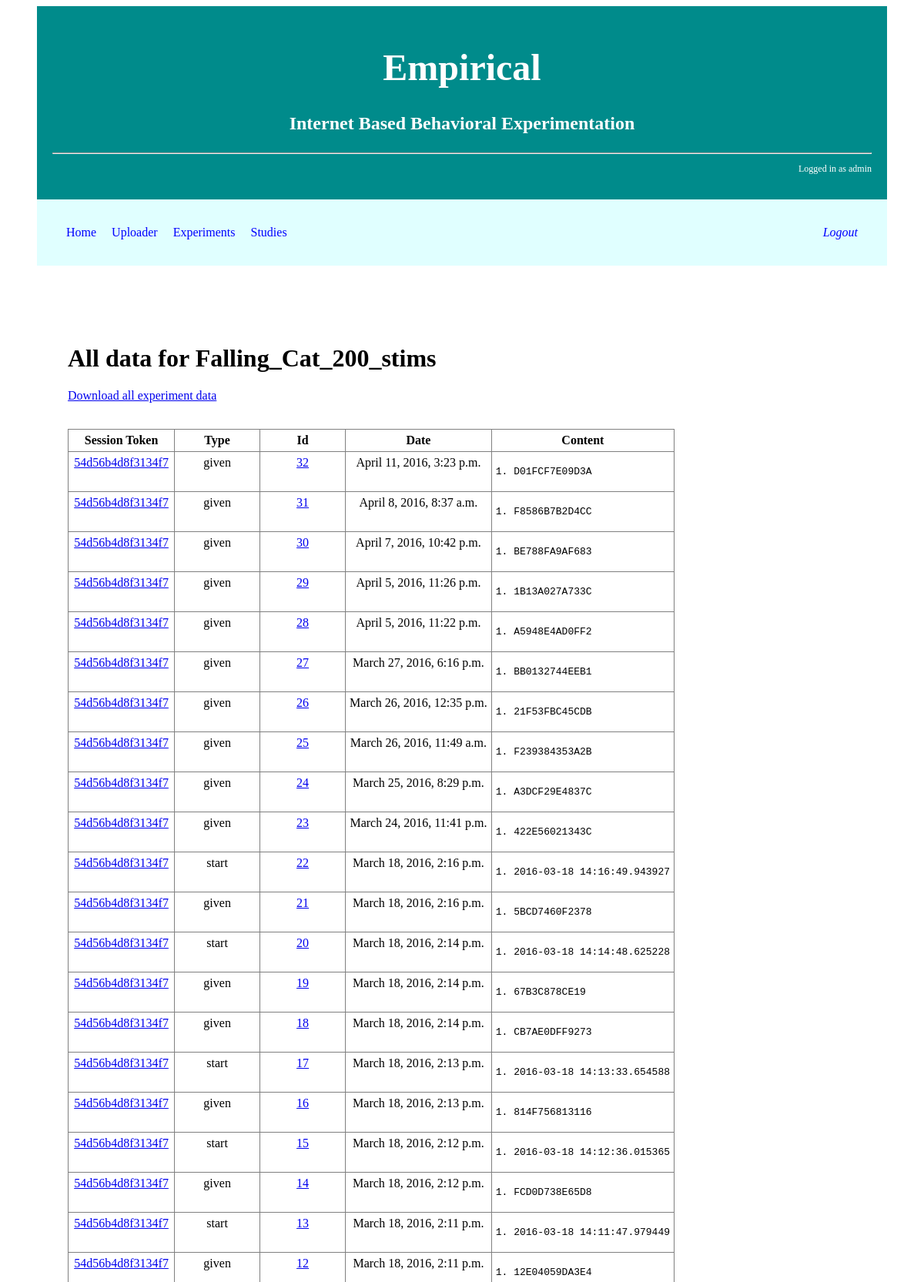
/exp/data/54d56b4d8f3134f7/exp (signed in, upper part), run on the app's committed database.
### exp/models.py (models this page shows, shortened)
class Session(models.Model):
    sessionToken=models.CharField(max_length=100)
    name=models.CharField(max_length=100)
    expName=models.CharField(max_length=100)
    configFile=models.TextField()
    creationDate=models.DateTimeField(auto_now_add=True)
    objects=SessionManager()

class Report(models.Model):
    sessionToken=models.CharField(max_length=100)
    sessionKey=models.ForeignKey('Session')
    eventType=models.CharField(max_length=100)
    uploadDate=models.DateTimeField(auto_now_add=True)
    dataLog=models.TextField()

### exp/views.py (the view)
# urls.py: url(r'^data/(?P<sessionToken>[0-9a-z]+)/exp$', views.exp_data, name='display_exp_data'),
@login_required
def exp_data(request, sessionToken):
    try:
        s = Session.objects.get(sessionToken=sessionToken)
    except:
        return render(request, 'session_not_found_error.html', {'token': sessionToken})
    e = Experiment_desc(s.expName,False)
    reports=e.find_data()
    return render(request, 'display_exp_data.html', {'sessionToken': sessionToken, 'expName': e.name, 'reports': reports})

### exp/views.py (called while the page is built)
def data_summary(log,length,separator=''):
    lines=log.split('\n')
    count=0
    summary=''
    for i in lines:
        if count<length:
            summary=summary+('%d. ' % (count+1))+i+'\n'
        count=count+1
        if i[:len(separator)]==separator:
            summary=summary+separator+'\n'
            count=0
    return summary

    def find_data(self):
        session_list=Session.objects.all().filter(expName=self.name)
        reports=[]
        for s in session_list:
            report_list=Report.objects.all().filter(sessionToken=s.sessionToken).order_by('-uploadDate')
            if report_list.exists():
                for r in report_list:
                    reports.append((s.sessionToken,r.eventType,r.pk,r.uploadDate,data_summary(r.dataLog,10,'###')))
        return reports

### exp/templates/display_exp_data.html (shortened to what this page needs)
{% extends "base_report.html" %}
{% block content %}
    <h1>All data for {{ expName }}</h1>
    <p><a href="{%  url 'download' sessionToken %}">Download all experiment data</a></p>
    <table>
    <tr><th>Session Token</th><th>Type</th><th>Id</th><th>Date</th><th>Content</th></tr>
    {% for r in reports %}
        <tr>
        <td valign="top" align="center"><a href="{% url 'display_data' r.0 %}">{{ r.0 }}</a></td>
        <td valign="top" align="center">{{ r.1 }}</td>
        <td valign="top" align="center"><a href="{% url 'display_data' r.0 r.2 %}">{{ r.2 }}</a></td>
        <td valign="top" align="center">{{ r.3 }}</td>
        <td><pre>{{ r.4 }}</pre></td>
        </tr>
    {% endfor %}
    </table>
{% endblock %}

### exp/templates/base_report.html (shortened to what this page needs)
<!DOCTYPE html>
<html lang="en">
<head>
    {% load staticfiles %}
    <link type="text/css" rel="stylesheet" href="{% static 'empirical.css' %}"/>
</head>
<body>
<div id="header">
    {% block header %}
        <h1 align="center"><b>Empirical</b></h1>
        <p align="center"><b>Internet Based Behavioral Experimentation</b></p>
        <hr>
        <div style="font-size:50%">
            <p align="right">Logged in as {{ user }}</p>
        </div>
    {%  endblock %}
</div>
<div id="nav">
    <ul>
    <li><a href="{% url 'home' %}">Home</a></li>
    <li><a href="{% url 'uploader_index' %}">Uploader</a></li>
    <li><a href="{% url 'exp_index' %}">Experiments</a></li>
    <li><a href="{% url 'study_index' %}">Studies</a></li>
    <li style="float:right"><em><a href="{% url 'auth_logout' %}">Logout</a></em><li/>
    </ul>
</div>
<div id="content">
    {%  block content %}
    {%  endblock %}
</div>
</body>
</html>

### static/empirical.css (style rules this page uses)
#header { background-color: darkblue; color: white; font-size: 150%; padding: 20px; margin: 0px 40px 0px 40px; }
#content { padding: 40px 40px; margin: 40px 40px; font-size: 100%; }
#nav { background-color: lightcyan; padding: 10px; margin: 0px 40px 0px 40px; float: top; }
#nav ul { height: auto; padding: 8px 20px; }
#nav li { display: inline; }
#nav a { text-decoration: none; color: #00F; padding: 8px 8px 8px 8px; }
table { max-width: 100%; table-layout: fixed; word-wrap: break-word; border: 1px solid gray; border-collapse: collapse; }
th, td { padding: 5px; border: 1px solid gray; border-collapse: collapse; min-width: 100px; }
pre { white-space: pre-wrap; word-wrap: break-word; }

### exp/templates/base_report.html (style rules this page uses)
#header { background-color: darkcyan; }

### data on the page
Session: expName "Falling_Cat_200_stims", sessionToken "54d56b4d8f3134f7" "54d56b4d8f3134f7" "54d56b4d8f3134f7" "54d56b4d8f3134f7" "54d56b4d8f3134f7" "54d56b4d8f3134f7" "54d56b4d8f3134f7" "54d56b4d8f3134f7" "54d56b4d8f3134f7" "54d56b4d8f3134f7" "54d56b4d8f3134f7" "54d56b4d8f3134f7" "54d56b4d8f3134f7" "54d56b4d8f3134f7" "54d56b4d8f3134f7" "54d56b4d8f3134f7" "54d56b4d8f3134f7" "54d56b4d8f3134f7" "54d56b4d8f3134f7" "54d56b4d8f3134f7" "54d56b4d8f3134f7"
Report: eventType "given", uploadDate "April 11, 2016, 3:23 p.m."
Report: eventType "given", uploadDate "April 8, 2016, 8:37 a.m."
Report: eventType "given", uploadDate "April 7, 2016, 10:42 p.m."
Report: eventType "given", uploadDate "April 5, 2016, 11:26 p.m."
Report: eventType "given", uploadDate "April 5, 2016, 11:22 p.m."
Report: eventType "given", uploadDate "March 27, 2016, 6:16 p.m."
Report: eventType "given", uploadDate "March 26, 2016, 12:35 p.m."
Report: eventType "given", uploadDate "March 26, 2016, 11:49 a.m."
Report: eventType "given", uploadDate "March 25, 2016, 8:29 p.m."
Report: eventType "given", uploadDate "March 24, 2016, 11:41 p.m."
Report: eventType "start", uploadDate "March 18, 2016, 2:16 p.m."
Report: eventType "given", uploadDate "March 18, 2016, 2:16 p.m."
Report: eventType "start", uploadDate "March 18, 2016, 2:14 p.m."
Report: eventType "given", uploadDate "March 18, 2016, 2:14 p.m."
Report: eventType "given", uploadDate "March 18, 2016, 2:14 p.m."
Report: eventType "start", uploadDate "March 18, 2016, 2:13 p.m."
Report: eventType "given", uploadDate "March 18, 2016, 2:13 p.m."
Report: eventType "start", uploadDate "March 18, 2016, 2:12 p.m."
Report: eventType "given", uploadDate "March 18, 2016, 2:12 p.m."
Report: eventType "start", uploadDate "March 18, 2016, 2:11 p.m."
Report: eventType "given", uploadDate "March 18, 2016, 2:11 p.m."

### other printed values
{{ user }} "admin"
{{ r.2 }} "32" "31" "30" "29" "28" "27" "26" "25" "24" "23" "22" "21" "20" "19" "18" "17" "16" "15" "14" "13" "12"
{{ r.4 }} "1. D01FCF7E09D3A" "1. F8586B7B2D4CC" "1. BE788FA9AF683" "1. 1B13A027A733C" "1. A5948E4AD0FF2" "1. BB0132744EEB1" "1. 21F53FBC45CDB" "1. F239384353A2B" "1. A3DCF29E4837C" "1. 422E56021343C" "1. 2016-03-18 14:16:49.943927" "1. 5BCD7460F2378" "1. 2016-03-18 14:14:48.625228" "1. 67B3C878CE19" "1. CB7AE0DFF9273" "1. 2016-03-18 14:13:33.654588" "1. 814F756813116" "1. 2016-03-18 14:12:36.015365" "1. FCD0D738E65D8" "1. 2016-03-18 14:11:47.979449" "1. 12E04059DA3E4"
